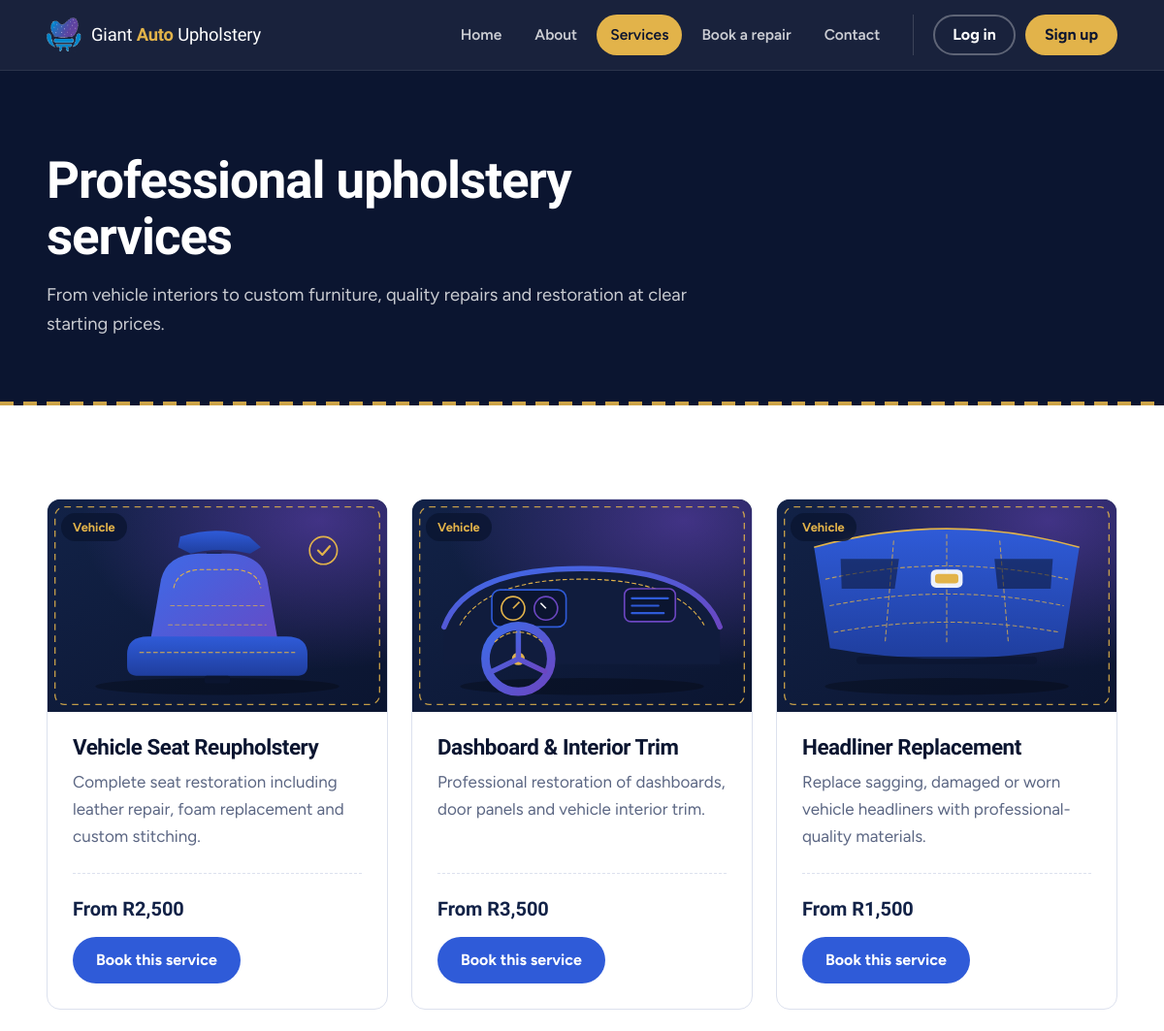
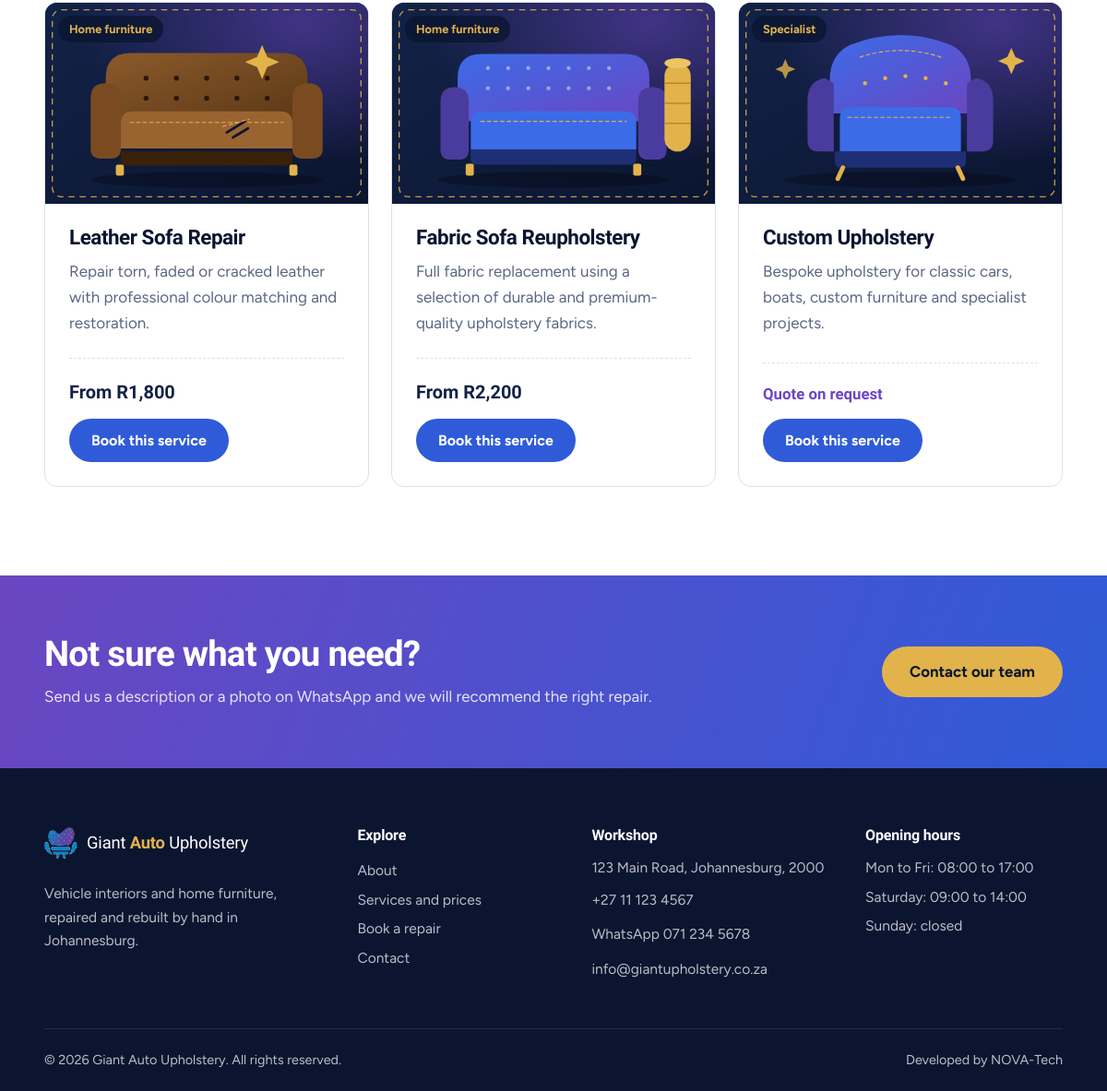
/services.php, run on the app's committed database (2 pictures, top to bottom).
### tables this page shows
CREATE TABLE IF NOT EXISTS `services` (
  `id`          INT UNSIGNED NOT NULL AUTO_INCREMENT,
  `slug`        VARCHAR(80)  NOT NULL,
  `name`        VARCHAR(120) NOT NULL,
  `category`    ENUM('vehicle','home','custom') NOT NULL,
  `description` VARCHAR(400) NOT NULL,
  `price_from`  DECIMAL(10,2) DEFAULT NULL COMMENT 'NULL = quote on request',
  `sort_order`  SMALLINT NOT NULL DEFAULT 0,
  `is_active`   TINYINT(1) NOT NULL DEFAULT 1,
  PRIMARY KEY (`id`),
  UNIQUE KEY `uq_services_slug` (`slug`)
);

### includes/bootstrap.php (called while the page is built, shortened)
<?php
function db(): PDO
{
    static $pdo = null;
    if ($pdo === null) {
        $dsn = 'mysql:host=' . DB_HOST . ';port=' . DB_PORT . ';dbname=' . DB_NAME . ';charset=utf8mb4';
        try {
            $pdo = new PDO($dsn, DB_USER, DB_PASS, [
                PDO::ATTR_ERRMODE            => PDO::ERRMODE_EXCEPTION,
                PDO::ATTR_DEFAULT_FETCH_MODE => PDO::FETCH_ASSOC,
                PDO::ATTR_EMULATE_PREPARES   => false,
            ]);
            $pdo->exec("SET time_zone = '+02:00'");
        } catch (PDOException $e) {
            http_response_code(500);
            if (strpos($_SERVER['SCRIPT_NAME'] ?? '', '/api/') !== false) {
                header('Content-Type: application/json');
                echo json_encode(['ok' => false, 'message' => 'The database is not available right now. Please try again shortly.']);
            } else {
                echo '<h1>Database connection failed</h1><p>Start MySQL in XAMPP, import <code>database/giant_upholstery.sql</code> in phpMyAdmin, and check <code>config/config.php</code>.</p>';
                if (APP_DEBUG) echo '<pre>' . htmlspecialchars($e->getMessage()) . '</pre>';
            }
            exit;
        }
    }
    return $pdo;
}
function e(?string $value): string
{
    return htmlspecialchars((string)$value, ENT_QUOTES | ENT_SUBSTITUTE, 'UTF-8');
}
function money_from(?string $price): string
{
    return $price === null ? 'Quote on request' : 'From R' . number_format((float)$price, 0, '.', ',');
}
function current_user(): ?array
{
    if (empty($_SESSION['user_id'])) return $cache = null;
    $stmt = db()->prepare('SELECT id, first_name, last_name, email, phone, marketing_opt_in, created_at FROM users WHERE id = ?');
    $stmt->execute([(int)$_SESSION['user_id']]);
    return $cache = ($stmt->fetch() ?: null);
}
function get_services(): array
{
    static $rows = null;
    if ($rows === null) {
        $rows = db()->query('SELECT * FROM services WHERE is_active = 1 ORDER BY sort_order, id')->fetchAll();
    }
    return $rows;
}
function service_image(string $slug): string
{
    foreach (['jpg', 'jpeg', 'png', 'webp', 'svg'] as $ext) {
        $rel = 'assets/img/services/' . $slug . '.' . $ext;
        if (is_file(__DIR__ . '/../' . $rel)) {
            return $rel;
        }
    }
    return 'assets/img/mark.png';
}

### services.php (the view, shortened to what this page needs)
<?php
require_once __DIR__ . '/includes/bootstrap.php';
$pageKey = 'services';
$services = get_services();
$labels = ['vehicle' => 'Vehicle', 'home' => 'Home furniture', 'custom' => 'Specialist'];
require __DIR__ . '/includes/header.php';
?>
<section class="page-hero">
    <div class="container">
        <h1>Professional upholstery services</h1>
        <p>From vehicle interiors to custom furniture, quality repairs and restoration at clear starting prices.</p>
    </div>
    <div class="stitch static" aria-hidden="true"></div>
</section>
<section class="section">
    <div class="container">
        <div class="service-grid">
            <?php foreach ($services as $s): ?>
                <article class="service-card">
                    <a class="service-media" href="booking.php?service=<?= e($s['slug']) ?>" tabindex="-1" aria-hidden="true">
                        <img src="<?= e(service_image($s['slug'])) ?>" alt="" loading="lazy" width="640" height="400">
                        <span class="tag"><?= e($labels[$s['category']] ?? '') ?></span>
                    </a>
                    <div class="service-body">
                        <h2><?= e($s['name']) ?></h2>
                        <p><?= e($s['description']) ?></p>
                        <div class="service-foot">
                            <span class="price <?= $s['price_from'] === null ? 'is-quote' : '' ?>"><?= e(money_from($s['price_from'])) ?></span>
                            <a href="booking.php?service=<?= e($s['slug']) ?>" class="btn btn-primary">Book this service</a>
                        </div>
                    </div>
                </article>
            <?php endforeach; ?>
        </div>
    </div>
</section>
<section class="cta-band">
    <div class="container cta-inner">
        <div>
            <h2>Not sure what you need?</h2>
            <p>Send us a description or a photo on WhatsApp and we will recommend the right repair.</p>
        </div>
        <a href="contact.php" class="btn btn-thread btn-lg">Contact our team</a>
    </div>
</section>
<?php require __DIR__ . '/includes/footer.php'; ?>

### includes/header.php (shortened to what this page needs)
<?php
$bodyClass = $bodyClass ?? '';
$authUser  = current_user();
$nav = [
    'home'     => ['index.php',    'Home'],
    'about'    => ['about.php',    'About'],
    'services' => ['services.php', 'Services'],
    'booking'  => ['booking.php',  'Book a repair'],
    'contact'  => ['contact.php',  'Contact'],
];
?>
<!DOCTYPE html>
<html lang="en">
<head>
    <link rel="stylesheet" href="assets/css/style.css">
</head>
<body class="<?= e($bodyClass) ?>" data-page="<?= e($pageKey) ?>">
<header class="site-header" id="siteHeader">
    <div class="container header-inner">
        <a href="index.php" class="brand" aria-label="Giant Auto Upholstery home">
            <img src="assets/img/mark.png" alt="" width="36" height="36">
            <span class="brand-text">Giant <b>Auto</b> Upholstery</span>
        </a>
        <nav class="main-nav" id="mainNav" aria-label="Main">
            <?php foreach ($nav as $key => [$href, $label]): ?>
                <a href="<?= $href ?>" <?= $key === $pageKey ? 'class="active" aria-current="page"' : '' ?>><?= e($label) ?></a>
            <?php endforeach; ?>
            <div class="nav-auth">
                <?php if ($authUser): ?>
                    <a href="dashboard.php" class="btn btn-ghost">My account</a>
                <?php else: ?>
                    <a href="login.php" class="btn btn-ghost">Log in</a>
                    <a href="register.php" class="btn btn-thread">Sign up</a>
                <?php endif; ?>
            </div>
        </nav>
    </div>
</header>
<main id="main">

### includes/footer.php (shortened to what this page needs)
</main>
<footer class="site-footer">
    <div class="container footer-grid">
        <div class="footer-brand">
            <a href="index.php" class="brand">
                <img src="assets/img/mark.png" alt="" width="40" height="40">
                <span class="brand-text">Giant <b>Auto</b> Upholstery</span>
            </a>
            <p>Vehicle interiors and home furniture, repaired and rebuilt by hand in Johannesburg.</p>
        </div>
        <div>
            <h3>Explore</h3>
            <a href="about.php">About</a>
            <a href="services.php">Services and prices</a>
            <a href="booking.php">Book a repair</a>
            <a href="contact.php">Contact</a>
        </div>
        <div>
            <h3>Workshop</h3>
            <p>123 Main Road, Johannesburg, 2000</p>
            <p><a href="tel:+27111234567">+27 11 123 4567</a></p>
            <p><a href="https://wa.me/27712345678">WhatsApp 071 234 5678</a></p>
            <p><a href="mailto:info@giantupholstery.co.za">info@giantupholstery.co.za</a></p>
        </div>
        <div>
            <h3>Opening hours</h3>
            <p>Mon to Fri: 08:00 to 17:00</p>
            <p>Saturday: 09:00 to 14:00</p>
            <p>Sunday: closed</p>
        </div>
    </div>
    <div class="container footer-bottom">
        <span>© <?= date('Y') ?> Giant Auto Upholstery. All rights reserved.</span>
        <span>Developed by NOVA-Tech</span>
    </div>
</footer>
</body>
</html>

### data on the page
services: slug (picture), category "Vehicle", name "Vehicle Seat Reupholstery", description "Complete seat restoration including leather repair, foam replacement and custom stitching.", price_from "From R2,500"
services: slug (picture), category "Vehicle", name "Dashboard & Interior Trim", description "Professional restoration of dashboards, door panels and vehicle interior trim.", price_from "From R3,500"
services: slug (picture), category "Vehicle", name "Headliner Replacement", description "Replace sagging, damaged or worn vehicle headliners with professional-quality materials.", price_from "From R1,500"
services: slug (picture), category "Home furniture", name "Leather Sofa Repair", description "Repair torn, faded or cracked leather with professional colour matching and restoration.", price_from "From R1,800"
services: slug (picture), category "Home furniture", name "Fabric Sofa Reupholstery", description "Full fabric replacement using a selection of durable and premium-quality upholstery fabrics.", price_from "From R2,200"
services: slug (picture), category "Specialist", name "Custom Upholstery", description "Bespoke upholstery for classic cars, boats, custom furniture and specialist projects.", price_from "Quote on request"

### other printed values
$label "Home"
$label "About"
$label "Services"
$label "Book a repair"
$label "Contact"
